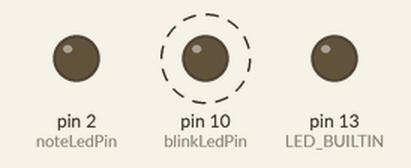
Bench run of a sketch on a simulated Arduino Uno, built with avr-gcc and run on an emulated ATmega328P. Shown: output pins drawn as LEDs (lit = HIGH). Dashed ring = blinking.

Above: at 0.1 s.
Timing chart, 0 to 3.0 s (numbered marks = the images above):
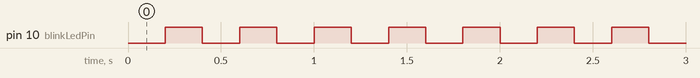

Measured:
- by itself, pin 10 (blinkLedPin): alternates HIGH for 0.20 s and LOW for 0.20 s

The sketch:

blink_and_speaker_cont.ino
```cpp
unsigned long blinkStartMillis;
unsigned long noteStartMillis;
unsigned long startMillis;
unsigned long currentMillis;
const unsigned long blinkPeriod = 200;
const unsigned long notePeriod = 4;
const unsigned long duration = 3000;
const byte blinkLedPin = 10;
const byte noteLedPin = 2;

void setup() {
  // initialize digital pin LED_BUILTIN as an output.
  pinMode(2, OUTPUT);
  pinMode(10, OUTPUT);
  pinMode(LED_BUILTIN, OUTPUT);
  blinkStartMillis = millis();
  noteStartMillis = millis();
  startMillis = millis();
}

// the loop function runs over and over again forever
void loop() {
  currentMillis = millis();
  blink();
  note();
}

void blink()
{
  if (currentMillis - blinkStartMillis >= blinkPeriod)
  {
    digitalWrite(blinkLedPin, !digitalRead(blinkLedPin));
    blinkStartMillis = currentMillis;
  }
}

void note()
{
  if (currentMillis - noteStartMillis >= notePeriod && currentMillis - startMillis <= duration)
  {
    digitalWrite(noteLedPin, !digitalRead(noteLedPin));
    noteStartMillis = currentMillis;
  }
  else
  {
    digitalWrite(noteLedPin, LOW);
  }
}
```
